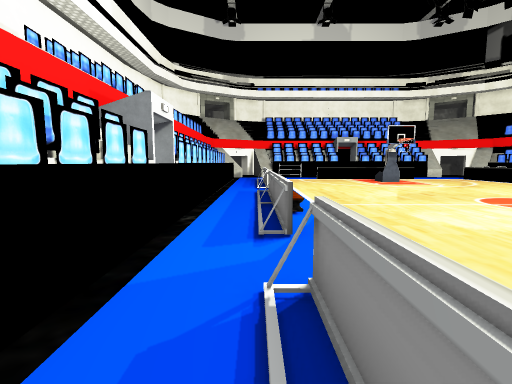
view 1 (above)

23 first-person views from a walk through a scene from a Unity 3-D project. The camera is 1.4 m above the floor, tilts 6° down and sees 85° across. The floor is counted in squares, 1 m on a side. Each view is taken from the middle of a square. On the plan, view 1 faces up. The plan holds only what a view shows up to about 14 squares ahead; the rest is blank. The place goes on beyond the plan. The player character is not drawn. Some animated figures are not drawn. Some surface patterns are stand-ins.

view 2
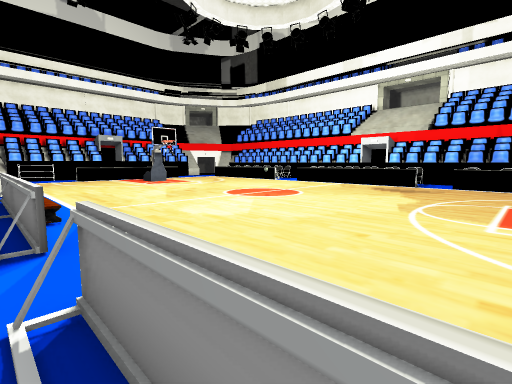

view 3
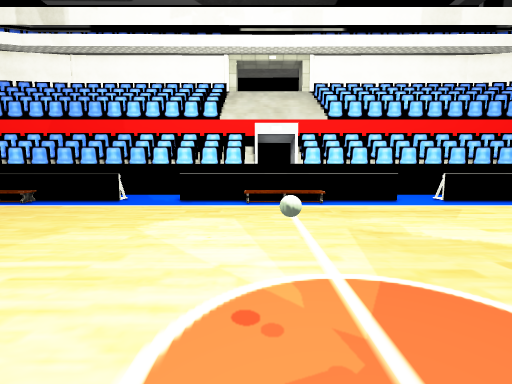

view 4
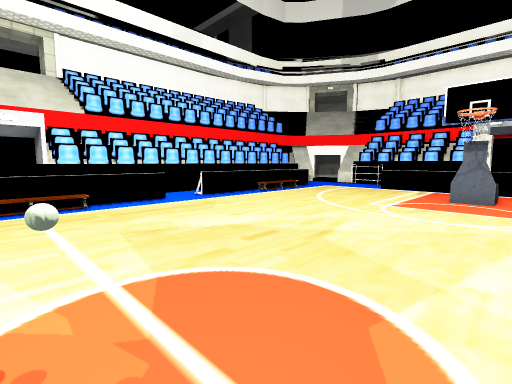

view 5
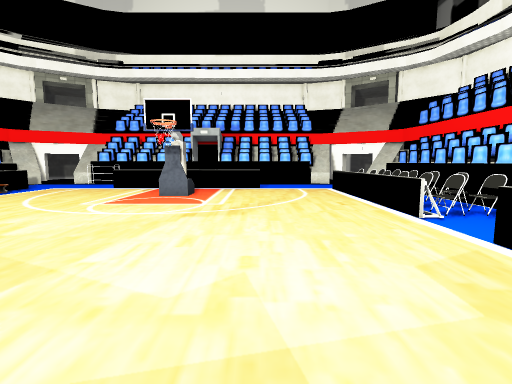

view 6
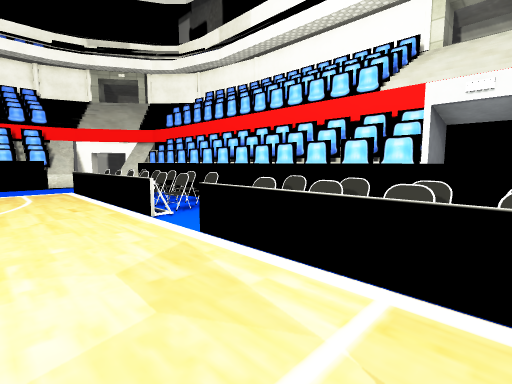

view 7
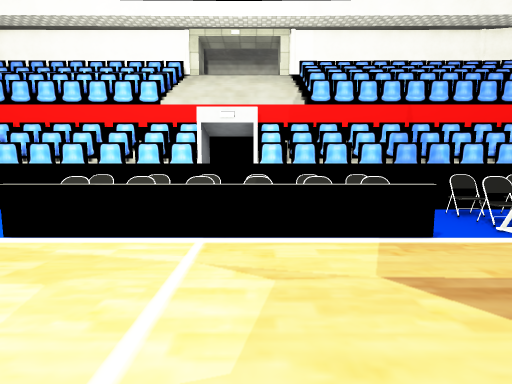

view 8
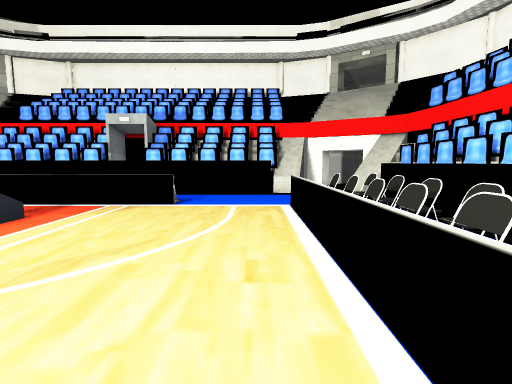

view 9
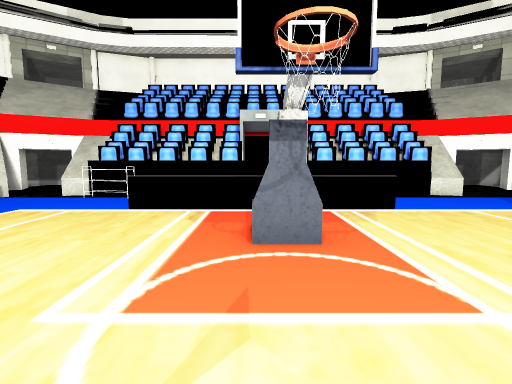

view 10
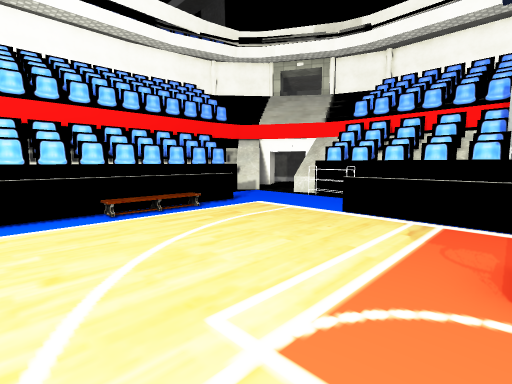

view 11
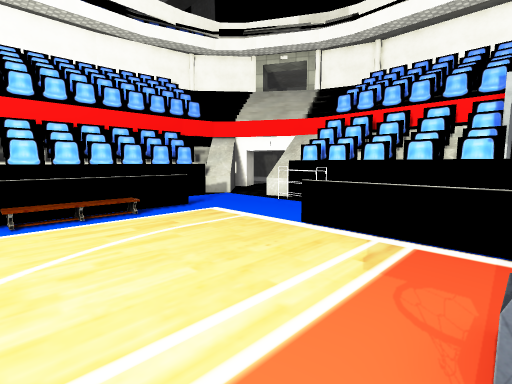

view 12
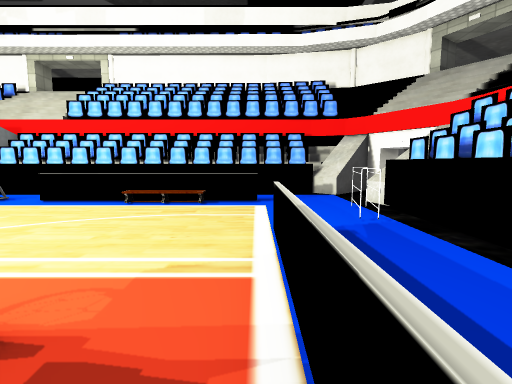

view 13
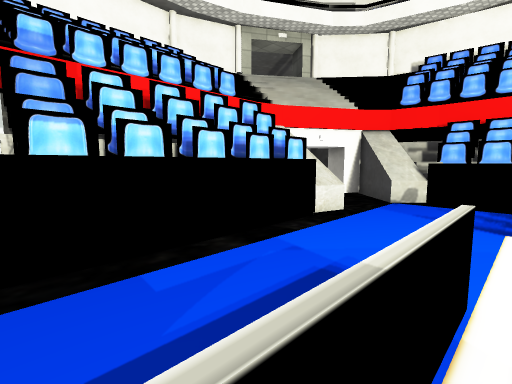

view 14
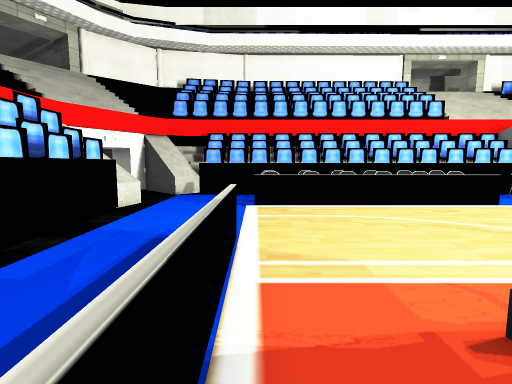

view 15
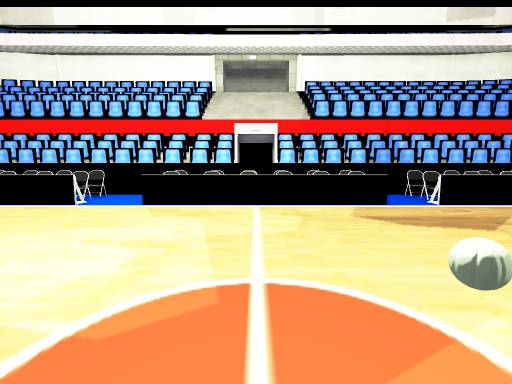

view 16
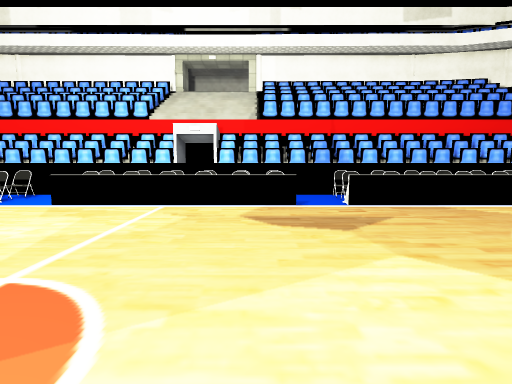

view 17
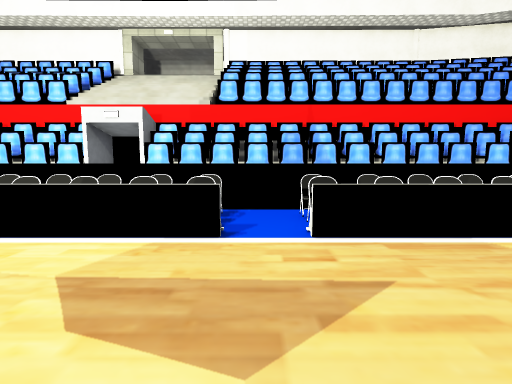

view 18
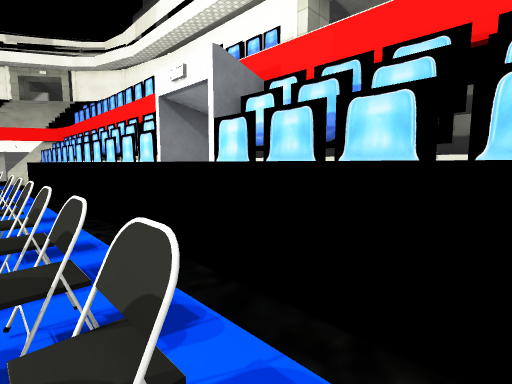

view 19
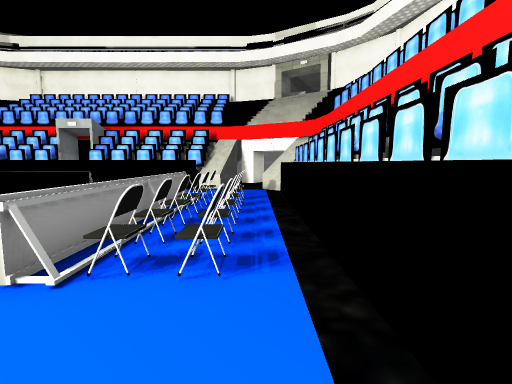

view 20
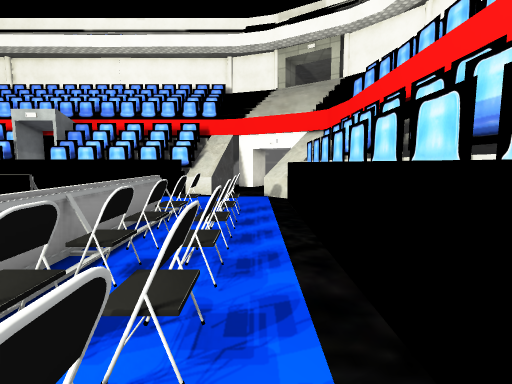

view 21
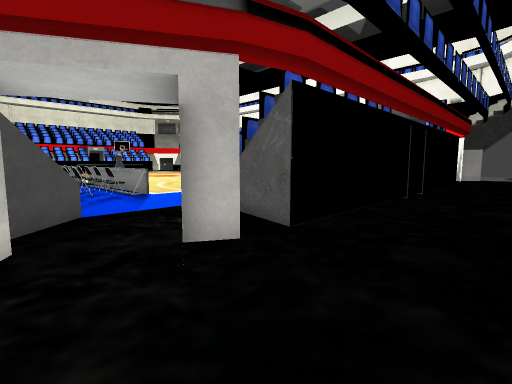

view 22
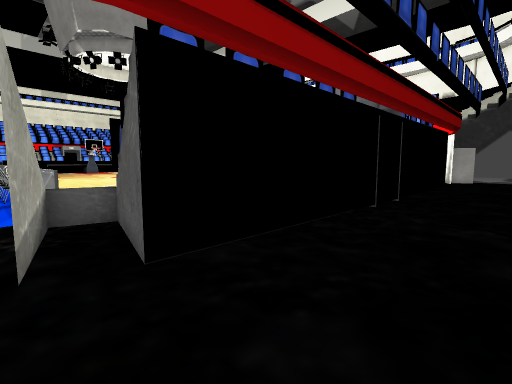

view 23
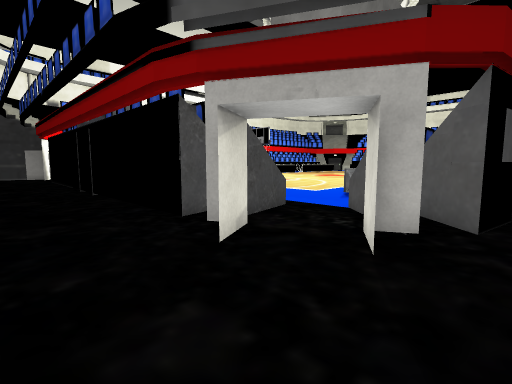

### Floor plan
Key: @ floor where view 1 was taken; # wall or solid block; . main floor; : floor 0.5 m higher than the main floor; / step, stairs or slope; = window, fence, low wall or low ledge; ^ raised ledge; O other object.
Columns run from 5 left of view 1 to 24 right of it. Each row starts with its distance up from view 1.
 34 .                       .  .
 33
 32
 31     #                   #
 30   O O##     ####      # # .O
 29   O  # OO OO#O #OO OO O.#..O
 28  ### #^OO^OO^O^^OO^OO^O^..##
 27  ##^..^#.....  ........=..^#
 26  #^^...OOO.... ...........^##
 25  #O ......................^O#
 24  #O^......=========.......^O#
 23  #O^..=...............=O..^O#
 22  #^^  =...............=O.O^O#
 21  #O^  /........O......=OO.^##
 20  #O^  :.......OO......=O.O^O#
 19  #O^ =:...............=O..^O#
 18  #O^ .=...............=O.O^O#
 17  #O^ .=...............=O.O^O#
 16   O ..=...............=O.O^O#
 15   ^ ..=...............=O..^##
 14   O ......................^O#
 13   O^.==...................^O#
 12   O ..=...............=OO.^O#
 11   O ..=...............=O.O^O#
 10  #^^..:...............=...^###
  9  # ^.=:...............=O.O###
  8  #^^..:.......O.......=O.O^##
  7  #O^..=...............=O.O^O#
  6  #O^..=...............=O..^O#
  5  #O^.==...............=O.O^O#
  4   ^^......................^O#
  3   O^.==...............=O..^O#
  2   O^..=...............=O.O^O#
  1   O^  =...............=O O^##
  0   O^ @=..........  ...=O O^ #

Positions as (right, up) in squares from view 1, and headings:
1: (0, 0), facing up
2: (0, 0), facing up-right
3: (11, 8), facing left
4: (11, 8), facing up-left
5: (13, 8), facing up
6: (14, 8), facing up-right
7: (12, 8), facing right
8: (16, 14), facing up
9: (9, 15), facing up
10: (9, 16), facing up-left
11: (9, 18), facing up-left
12: (11, 23), facing left
13: (10, 23), facing up-right
14: (8, 23), facing right
15: (8, 9), facing right
16: (8, 6), facing right
17: (12, 4), facing right
18: (19, 4), facing up-right
19: (20, 12), facing up
20: (20, 15), facing up
21: (22, 34), facing down-left
22: (19, 34), facing down-left
23: (-5, 34), facing down-right
